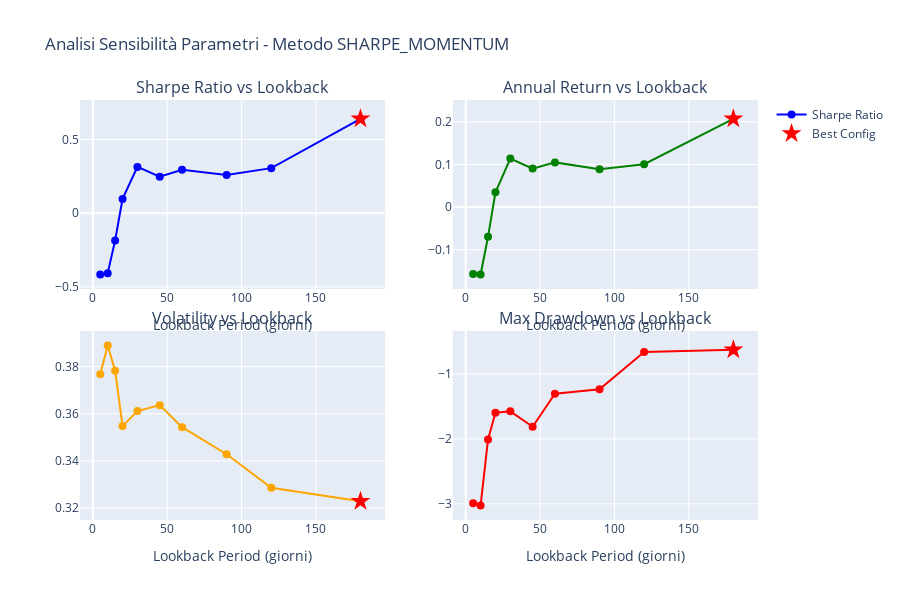

This figure's notebook cell:
### Code cell
# Analisi di sensibilità ai parametri per la migliore strategia
if len(results_df) > 0:
    # Ottieni il metodo della migliore strategia
    best_method = best_strategy['method']
    
    print(f"\n{'='*60}")
    print(f"ANALISI SENSIBILITÀ PARAMETRI - METODO: {best_method.upper()}")
    print(f"{'='*60}")
    
    # Filtra solo le strategie con il metodo migliore
    method_results = results_df[results_df['method'] == best_method].copy()
    method_results = method_results.sort_values('lookback')
    
    # Crea tabella di confronto
    sensitivity_table = method_results[['lookback', 'sharpe_ratio', 'annual_return', 'volatility', 'max_drawdown']].copy()
    sensitivity_table = sensitivity_table.round(4)
    
    print(f"\nPerformance per diversi lookback (metodo {best_method}):")
    print("-" * 70)
    for _, row in sensitivity_table.iterrows():
        lookback = int(row['lookback'])
        sharpe = row['sharpe_ratio']
        annual_ret = row['annual_return']
        vol = row['volatility'] 
        max_dd = row['max_drawdown']
        
        # Evidenzia la migliore configurazione
        marker = " ⭐ BEST" if lookback == best_strategy['lookback'] else ""
        print(f"Lookback {lookback:3d}: Sharpe={sharpe:6.3f} | Annual={annual_ret:7.2%} | Vol={vol:6.2%} | MaxDD={max_dd:7.2%}{marker}")
    
    # Calcola statistiche di sensibilità
    sharpe_std = method_results['sharpe_ratio'].std()
    sharpe_mean = method_results['sharpe_ratio'].mean()
    cv_sharpe = sharpe_std / sharpe_mean if sharpe_mean != 0 else 0
    
    annual_ret_std = method_results['annual_return'].std()
    annual_ret_mean = method_results['annual_return'].mean()
    cv_annual = annual_ret_std / annual_ret_mean if annual_ret_mean != 0 else 0
    
    print(f"\n📊 STATISTICHE DI SENSIBILITÀ:")
    print(f"   Sharpe Ratio - Media: {sharpe_mean:.3f}, Std: {sharpe_std:.3f}, CV: {cv_sharpe:.2%}")
    print(f"   Annual Return - Media: {annual_ret_mean:.2%}, Std: {annual_ret_std:.3f}, CV: {cv_annual:.2%}")
    
    # Interpretazione della sensibilità
    if cv_sharpe < 0.2:
        sensitivity_level = "BASSA"
        interpretation = "La strategia è robusta ai cambi di parametri"
    elif cv_sharpe < 0.5:
        sensitivity_level = "MEDIA"
        interpretation = "La strategia mostra moderata sensibilità ai parametri"
    else:
        sensitivity_level = "ALTA"
        interpretation = "La strategia è molto sensibile ai parametri"
    
    print(f"\n🎯 SENSIBILITÀ AI PARAMETRI: {sensitivity_level}")
    print(f"   {interpretation}")
    
    # Grafico della sensibilità
    fig_sensitivity = make_subplots(
        rows=2, cols=2,
        subplot_titles=("Sharpe Ratio vs Lookback", "Annual Return vs Lookback", 
                       "Volatility vs Lookback", "Max Drawdown vs Lookback"),
        vertical_spacing=0.1,
        horizontal_spacing=0.1
    )
    
    # Sharpe Ratio
    fig_sensitivity.add_trace(
        go.Scatter(
            x=method_results['lookback'],
            y=method_results['sharpe_ratio'],
            mode='lines+markers',
            name='Sharpe Ratio',
            line=dict(color='blue', width=2),
            marker=dict(size=8)
        ),
        row=1, col=1
    )
    
    # Evidenzia il best
    best_row = method_results[method_results['lookback'] == best_strategy['lookback']].iloc[0]
    fig_sensitivity.add_trace(
        go.Scatter(
            x=[best_row['lookback']],
            y=[best_row['sharpe_ratio']],
            mode='markers',
            name='Best Config',
            marker=dict(size=15, color='red', symbol='star')
        ),
        row=1, col=1
    )
    
    # Annual Return
    fig_sensitivity.add_trace(
        go.Scatter(
            x=method_results['lookback'],
            y=method_results['annual_return'] * 100,  # Converti in percentuale
            mode='lines+markers',
            name='Annual Return (%)',
            line=dict(color='green', width=2),
            marker=dict(size=8),
            showlegend=False
        ),
        row=1, col=2
    )
    
    fig_sensitivity.add_trace(
        go.Scatter(
            x=[best_row['lookback']],
            y=[best_row['annual_return'] * 100],
            mode='markers',
            marker=dict(size=15, color='red', symbol='star'),
            showlegend=False
        ),
        row=1, col=2
    )
    
    # Volatility
    fig_sensitivity.add_trace(
        go.Scatter(
            x=method_results['lookback'],
            y=method_results['volatility'] * 100,
            mode='lines+markers',
            name='Volatility (%)',
            line=dict(color='orange', width=2),
            marker=dict(size=8),
            showlegend=False
        ),
        row=2, col=1
    )
    
    fig_sensitivity.add_trace(
        go.Scatter(
            x=[best_row['lookback']],
            y=[best_row['volatility'] * 100],
            mode='markers',
            marker=dict(size=15, color='red', symbol='star'),
            showlegend=False
        ),
        row=2, col=1
    )
    
    # Max Drawdown
    fig_sensitivity.add_trace(
        go.Scatter(
            x=method_results['lookback'],
            y=method_results['max_drawdown'] * 100,
            mode='lines+markers',
            name='Max Drawdown (%)',
            line=dict(color='red', width=2),
            marker=dict(size=8),
            showlegend=False
        ),
        row=2, col=2
    )
    
    fig_sensitivity.add_trace(
        go.Scatter(
            x=[best_row['lookback']],
            y=[best_row['max_drawdown'] * 100],
            mode='markers',
            marker=dict(size=15, color='red', symbol='star'),
            showlegend=False
        ),
        row=2, col=2
    )
    
    # Update layout
    fig_sensitivity.update_layout(
        height=600,
        title=f"Analisi Sensibilità Parametri - Metodo {best_method.upper()}",
        showlegend=True
    )
    
    # Update x-axis labels
    for i in range(1, 3):
        for j in range(1, 3):
            fig_sensitivity.update_xaxes(title_text="Lookback Period (giorni)", row=i, col=j)
    
    fig_sensitivity.show()
    
    # Identifica range di lookback stabili
    top_30_percent = method_results.nlargest(int(len(method_results) * 0.3), 'sharpe_ratio')
    stable_range = [top_30_percent['lookback'].min(), top_30_percent['lookback'].max()]
    
    print(f"\n📈 RANGE PARAMETRI STABILI:")
    print(f"   I migliori 30% delle configurazioni usano lookback tra {stable_range[0]} e {stable_range[1]} giorni")
    print(f"   Lookback consigliati: {sorted(top_30_percent['lookback'].tolist())}")

### Figure 1 — Plotly figure (JSON) as saved in the notebook; plotly's stock layout.template omitted (floating-point values rounded to 4 significant figures)
{"data": [{"line": {"color": "blue", "width": 2}, "marker": {"size": 8}, "mode": "lines+markers", "name": "Sharpe Ratio", "type": "scatter", "x": [5, 10, 15, 20, 30, 45, 60, 90, 120, 180], "xaxis": "x", "y": [-0.416, -0.4069, -0.1847, 0.09766, 0.3149, 0.2482, 0.2959, 0.2596, 0.3062, 0.6411], "yaxis": "y"}, {"marker": {"color": "red", "size": 15, "symbol": "star"}, "mode": "markers", "name": "Best Config", "type": "scatter", "x": [180], "xaxis": "x", "y": [0.6411], "yaxis": "y"}, {"line": {"color": "green", "width": 2}, "marker": {"size": 8}, "mode": "lines+markers", "name": "Annual Return (%)", "showlegend": false, "type": "scatter", "x": [5, 10, 15, 20, 30, 45, 60, 90, 120, 180], "xaxis": "x2", "y": [-0.1567, -0.1582, -0.06986, 0.03465, 0.1137, 0.09027, 0.1048, 0.08899, 0.1006, 0.207], "yaxis": "y2"}, {"marker": {"color": "red", "size": 15, "symbol": "star"}, "mode": "markers", "showlegend": false, "type": "scatter", "x": [180], "xaxis": "x2", "y": [0.207], "yaxis": "y2"}, {"line": {"color": "orange", "width": 2}, "marker": {"size": 8}, "mode": "lines+markers", "name": "Volatility (%)", "showlegend": false, "type": "scatter", "x": [5, 10, 15, 20, 30, 45, 60, 90, 120, 180], "xaxis": "x3", "y": [0.3767, 0.3889, 0.3782, 0.3548, 0.3611, 0.3636, 0.3543, 0.3428, 0.3286, 0.3229], "yaxis": "y3"}, {"marker": {"color": "red", "size": 15, "symbol": "star"}, "mode": "markers", "showlegend": false, "type": "scatter", "x": [180], "xaxis": "x3", "y": [0.3229], "yaxis": "y3"}, {"line": {"color": "red", "width": 2}, "marker": {"size": 8}, "mode": "lines+markers", "name": "Max Drawdown (%)", "showlegend": false, "type": "scatter", "x": [5, 10, 15, 20, 30, 45, 60, 90, 120, 180], "xaxis": "x4", "y": [-2.993, -3.027, -2.008, -1.595, -1.574, -1.812, -1.302, -1.234, -0.6597, -0.6263], "yaxis": "y4"}, {"marker": {"color": "red", "size": 15, "symbol": "star"}, "mode": "markers", "showlegend": false, "type": "scatter", "x": [180], "xaxis": "x4", "y": [-0.6263], "yaxis": "y4"}], "layout": {"annotations": [{"font": {"size": 16}, "showarrow": false, "text": "Sharpe Ratio vs Lookback", "x": 0.225, "xanchor": "center", "xref": "paper", "y": 1, "yanchor": "bottom", "yref": "paper"}, {"font": {"size": 16}, "showarrow": false, "text": "Annual Return vs Lookback", "x": 0.775, "xanchor": "center", "xref": "paper", "y": 1, "yanchor": "bottom", "yref": "paper"}, {"font": {"size": 16}, "showarrow": false, "text": "Volatility vs Lookback", "x": 0.225, "xanchor": "center", "xref": "paper", "y": 0.45, "yanchor": "bottom", "yref": "paper"}, {"font": {"size": 16}, "showarrow": false, "text": "Max Drawdown vs Lookback", "x": 0.775, "xanchor": "center", "xref": "paper", "y": 0.45, "yanchor": "bottom", "yref": "paper"}], "height": 600, "showlegend": true, "title": {"text": "Analisi Sensibilità Parametri - Metodo SHARPE_MOMENTUM"}, "xaxis": {"anchor": "y", "domain": [0, 0.45], "title": {"text": "Lookback Period (giorni)"}}, "xaxis2": {"anchor": "y2", "domain": [0.55, 1], "title": {"text": "Lookback Period (giorni)"}}, "xaxis3": {"anchor": "y3", "domain": [0, 0.45], "title": {"text": "Lookback Period (giorni)"}}, "xaxis4": {"anchor": "y4", "domain": [0.55, 1], "title": {"text": "Lookback Period (giorni)"}}, "yaxis": {"anchor": "x", "domain": [0.55, 1]}, "yaxis2": {"anchor": "x2", "domain": [0.55, 1]}, "yaxis3": {"anchor": "x3", "domain": [0, 0.45]}, "yaxis4": {"anchor": "x4", "domain": [0, 0.45]}}}
